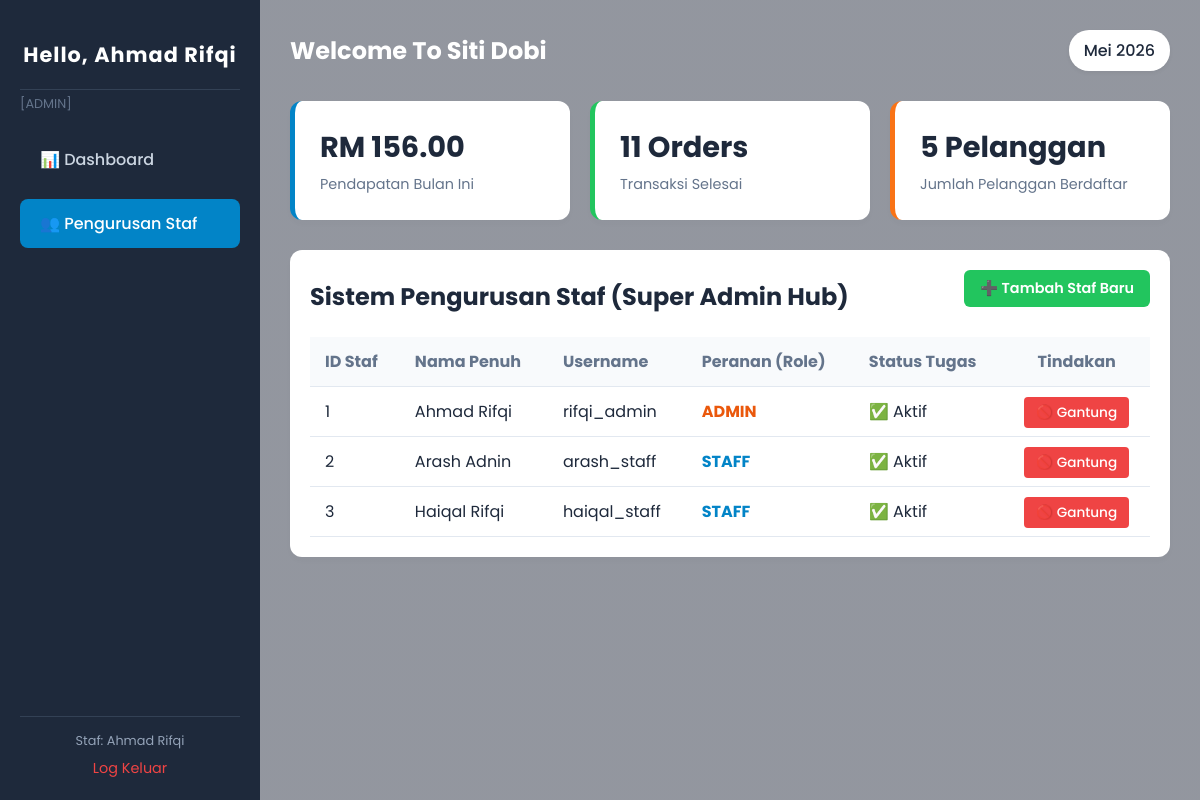
Screenshot of /index.php?page=staff (signed in) with the database file from the repository.
### tables this page shows
CREATE TABLE `staff` (
  `staff_id` int(11) NOT NULL,
  `name` varchar(100) NOT NULL,
  `role` enum('admin','staff') NOT NULL DEFAULT 'staff',
  `username` varchar(50) NOT NULL,
  `password_hash` varchar(255) NOT NULL,
  `created_at` datetime NOT NULL DEFAULT current_timestamp(),
  `is_active` tinyint(1) NOT NULL DEFAULT 1
);

### index.php (the view, shortened to what this page needs)
<?php
$conn = new mysqli("localhost", "root", "", "siti_dobi_db");
$current_user_role = $_SESSION['staff']['role'];
$query_sales = $conn->query("SELECT SUM(total_amount) AS total_sales FROM transaction WHERE status = 'completed'");
$row_sales = $query_sales->fetch_assoc();
$live_sales = $row_sales['total_sales'] ?? 0.00;
$query_orders = $conn->query("SELECT COUNT(*) AS total_orders FROM transaction WHERE status = 'completed'");
$row_orders = $query_orders->fetch_assoc();
$live_orders = $row_orders['total_orders'] ?? 0;
$query_cust = $conn->query("SELECT COUNT(*) AS total_customers FROM customer");
$row_cust = $query_cust->fetch_assoc();
$live_customers = $row_cust['total_customers'] ?? 0;
$page = isset($_GET['page']) ? $_GET['page'] : 'dashboard';
?>
<!DOCTYPE html>
<html lang="ms">
<head>
    <link rel="stylesheet" href="style.css">
</head>
<body>
    <div class="dashboard-container">
        <aside class="sidebar">
            <div class="logo">
               <h2>Hello, <?php echo htmlspecialchars($_SESSION['staff']['name']); ?></h2>
               <span style="color:#64748b; font-size:0.8rem; text-transform:uppercase;">[<?php echo $current_user_role; ?>]</span>
            </div>
            <nav class="nav-menu" style="margin-top: 20px;">
                <a href="index.php?page=dashboard" class="<?php echo $page === 'dashboard' ? 'active' : ''; ?>">📊 Dashboard</a>
                <?php if ($current_user_role === 'admin'): ?>
                    <a href="index.php?page=staff" class="<?php echo $page === 'staff' ? 'active' : ''; ?>">👥 Pengurusan Staf</a>
                <?php endif; ?>
            </nav>
            <div class="sidebar-footer">
                <p style="font-size: 0.8rem; color:#94a3b8; margin-bottom:5px;">Staf: <?php echo htmlspecialchars($_SESSION['staff']['name']); ?></p>
                <a href="logout.php" class="logout-btn">Log Keluar</a>
            </div>
        </aside>
        <main class="main-content">
            <header class="main-header">
                <h1>Welcome To Siti Dobi</h1>
                <div class="date-badge">Mei 2026</div>
            </header>
            <section class="stats-grid">
                <div class="card card-blue">
                    <h3>RM <?php echo number_format($live_sales, 2); ?></h3>
                    <p>Pendapatan Bulan Ini</p>
                </div>
                <div class="card card-green">
                    <h3><?php echo $live_orders; ?> Orders</h3>
                    <p>Transaksi Selesai</p>
                </div>
                <div class="card card-orange">
                    <h3><?php echo $live_customers; ?> Pelanggan</h3>
                    <p>Jumlah Pelanggan Berdaftar</p>
                </div>
            </section>
            <?php if ($page === 'staff' && $current_user_role === 'admin'): ?>
            <section class="table-section">
                <div class="table-header" style="display: flex; justify-content: space-between; align-items: center; margin-bottom: 15px;">
                    <h2>Sistem Pengurusan Staf (Super Admin Hub)</h2>
                    <a href="staff_register.php" class="btn-add">➕ Tambah Staf Baru</a>
                </div>
                <div class="table-responsive">
                    <table>
                        <thead>
                            <tr>
                                <th>ID Staf</th>
                                <th>Nama Penuh</th>
                                <th>Username</th>
                                <th>Peranan (Role)</th>
                                <th>Status Tugas</th>
                                <th style="text-align: center;">Tindakan</th>
                            </tr>
                        </thead>
                        <tbody>
                            <?php
                            $sql_staff = "SELECT staff_id, name, username, role, is_active FROM staff ORDER BY staff_id ASC";
                            $result_staff = $conn->query($sql_staff);
                            if ($result_staff && $result_staff->num_rows > 0) {
                                while($s_row = $result_staff->fetch_assoc()) {
                                    echo "<tr>";
                                    echo "<td>" . $s_row['staff_id'] . "</td>";
                                    echo "<td>" . htmlspecialchars($s_row['name']) . "</td>";
                                    echo "<td>" . htmlspecialchars($s_row['username']) . "</td>";
                                    echo "<td><strong style='color: " . ($s_row['role'] === 'admin' ? '#ea580c' : '#0284c7') . ";'>" . strtoupper($s_row['role']) . "</strong></td>";
                                    echo "<td>" . ($s_row['is_active'] == 1 ? '✅ Aktif' : '❌ Digantung') . "</td>";
                                    echo "<td style='text-align: center;'>";
                                    if ($s_row['is_active'] == 1) {
                                        echo "<a href='index.php?page=staff&toggle_staff_id=" . $s_row['staff_id'] . "' class='btn-delete' onclick=\"return confirm('Adakah anda pasti mahu menggantung staf " . htmlspecialchars($s_row['name'], ENT_QUOTES) . "?');\">🚫 Gantung</a>";
                                    } else {
                                        echo "<a href='index.php?page=staff&toggle_staff_id=" . $s_row['staff_id'] . "' class='btn-add' style='margin-bottom:0; padding:6px 12px; font-size:0.85rem;'>✅ Aktifkan</a>";
                                    }
                                    echo "</td>";
                                    echo "</tr>";
                                }
                            }
                            ?>
                        </tbody>
                    </table>
                </div>
            </section>
            <?php endif; ?>
        </main>
    </div>
</body>
</html>

### style.css (style rules this page uses)
* { margin: 0; padding: 0; box-sizing: border-box; font-family: 'Poppins', sans-serif; }
body { font-family: 'Poppins', sans-serif; background-image: linear-gradient(rgba(15, 23, 42, 0.45), rgba(15, 23, 42, 0.45)), url('bgdobi.jpg'); background-size: cover; background-position: center; background-repeat: no-repeat; background-attachment: fixed; min-height: 100vh; color: #1e293b; }
.dashboard-container { display: flex; min-height: 100vh; }
.sidebar { width: 260px; background-color: #1e293b; color: #fff; display: flex; flex-direction: column; justify-content: space-between; padding: 20px; }
.logo h2 { text-align: center; padding: 20px 0; color: #38bdf8; border-bottom: 1px solid #334155; letter-spacing: 1px; }
.nav-menu { display: flex; flex-direction: column; gap: 10px; margin-top: 30px; flex-grow: 1; }
.nav-menu a { color: #94a3b8; text-decoration: none; padding: 12px 15px; border-radius: 8px; transition: all 0.3s ease; }
.nav-menu a:hover, .nav-menu a.active { background-color: #0284c7; color: #fff; }
.sidebar-footer { border-top: 1px solid #334155; padding-top: 15px; text-align: center; }
.sidebar-footer p { font-size: 0.85rem; color: #94a3b8; margin-bottom: 10px; }
.logout-btn { color: #ef4444; text-decoration: none; font-size: 0.9rem; }
.main-content { flex-grow: 1; padding: 30px; }
.main-header { display: flex; justify-content: space-between; align-items: center; margin-bottom: 30px; }
.main-header h1 { font-size: 1.5rem; color: #fff; }
.date-badge { background-color: #fff; padding: 8px 15px; border-radius: 20px; box-shadow: 0 2px 4px rgba(0,0,0,0.05); font-weight: 500; }
.stats-grid { display: grid; grid-template-columns: repeat(auto-fit, minmax(240px, 1fr)); gap: 20px; margin-bottom: 30px; }
.card { background-color: #fff; padding: 25px; border-radius: 12px; box-shadow: 0 4px 6px rgba(0,0,0,0.02); border-left: 5px solid #ccc; }
.card h3 { font-size: 1.8rem; margin-bottom: 5px; }
.card p { color: #64748b; font-size: 0.9rem; }
.card-blue { border-left-color: #0284c7; }
.card-green { border-left-color: #22c55e; }
.card-orange { border-left-color: #f97316; }
.table-section { background-color: #fff; padding: 20px; border-radius: 12px; box-shadow: 0 4px 6px rgba(0,0,0,0.02); }
.table-header { display: flex; justify-content: space-between; align-items: center; margin-bottom: 20px; }
.table-responsive { width: 100%; overflow-x: auto; }
table { width: 100%; border-collapse: collapse; text-align: left; }
th, td { padding: 12px 15px; border-bottom: 1px solid #e2e8f0; }
th { background-color: #f8fafc; color: #64748b; }

### index.php (style rules this page uses)
body { font-family: 'Poppins', sans-serif; background-image: linear-gradient(rgba(15, 23, 42, 0.45), rgba(15, 23, 42, 0.45)), url('bgdobi.jpg'); background-size: cover; background-position: center; background-repeat: no-repeat; background-attachment: fixed; min-height: 100vh; }
.main-header h1 { color: #ffffff; }
.logo h2 { color: #ffffff !important; font-size: 1.3rem; line-height: 1.4; margin: 0; text-align: center; }
.nav-menu a { display: block; padding: 12px 20px; color: #cbd5e1; text-decoration: none; font-weight: 500; border-radius: 8px; margin-bottom: 5px; }
.nav-menu a.active, .nav-menu a:hover { background: #0284c7; color: white; }
.btn-delete { background-color: #ef4444; color: white; padding: 6px 12px; border-radius: 4px; text-decoration: none; font-size: 0.85rem; font-weight: 500; }
.btn-add { background-color: #22c55e; color: white; padding: 8px 16px; border-radius: 6px; text-decoration: none; font-size: 0.9rem; font-weight: 600; display: inline-block; margin-bottom: 15px; }

### rows the page displays
staff: staff_id "1", name "Ahmad Rifqi", username "rifqi_admin", role "ADMIN", is_active "✅ Aktif"
staff: staff_id "2", name "Arash Adnin", username "arash_staff", role "STAFF", is_active "✅ Aktif"
staff: staff_id "3", name "Haiqal Rifqi", username "haiqal_staff", role "STAFF", is_active "✅ Aktif"

### other values shown
$_SESSION['staff']['name'] "Ahmad Rifqi"
$current_user_role "ADMIN"
$live_sales "156.00"
$live_orders "11"
$live_customers "5"
